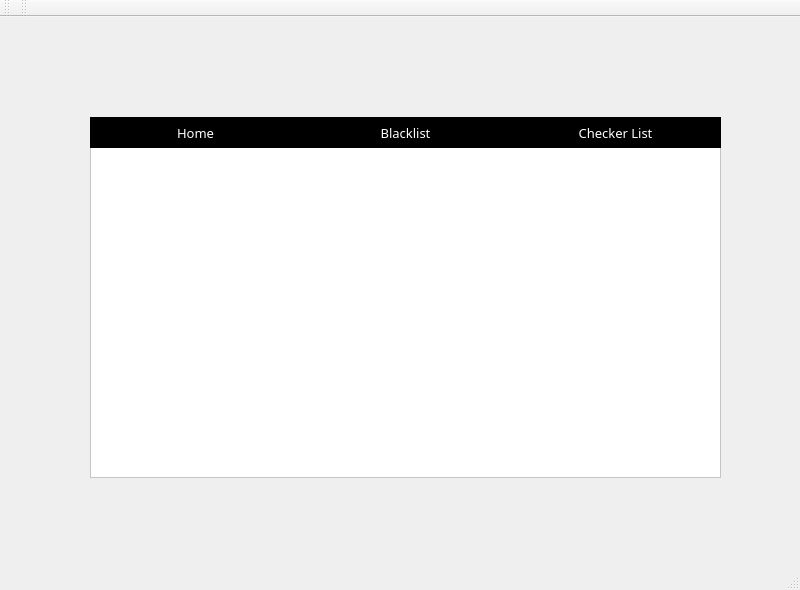
<?xml version="1.0" encoding="UTF-8"?>
<ui version="4.0">
 <class>MainWindow</class>
 <widget class="QMainWindow" name="MainWindow">
  <property name="geometry">
   <rect>
    <x>0</x>
    <y>0</y>
    <width>800</width>
    <height>590</height>
   </rect>
  </property>
  <property name="windowTitle">
   <string>MainWindow</string>
  </property>
  <property name="styleSheet">
   <string notr="true">*{
	font-family:century gothic;
	font-size:13px;
}

QPushButton
{
	color:white;
	background:black;
	border-radius:0px;
}
</string>
  </property>
  <widget class="QWidget" name="centralwidget">
   <widget class="QLabel" name="background">
    <property name="geometry">
     <rect>
      <x>0</x>
      <y>0</y>
      <width>811</width>
      <height>531</height>
     </rect>
    </property>
    <property name="styleSheet">
     <string notr="true">background-image: url(:/background/background.jpeg);</string>
    </property>
    <property name="text">
     <string/>
    </property>
   </widget>
   <widget class="QLabel" name="logo">
    <property name="geometry">
     <rect>
      <x>160</x>
      <y>-50</y>
      <width>471</width>
      <height>211</height>
     </rect>
    </property>
    <property name="styleSheet">
     <string notr="true">image: url(:/logo/piranhaLogo.png);</string>
    </property>
    <property name="text">
     <string/>
    </property>
   </widget>
   <widget class="QFrame" name="frame">
    <property name="geometry">
     <rect>
      <x>90</x>
      <y>100</y>
      <width>631</width>
      <height>361</height>
     </rect>
    </property>
    <property name="styleSheet">
     <string notr="true">QFrame
{
	background:white;
}</string>
    </property>
    <property name="frameShape">
     <enum>QFrame::StyledPanel</enum>
    </property>
    <property name="frameShadow">
     <enum>QFrame::Raised</enum>
    </property>
    <widget class="QPushButton" name="home">
     <property name="geometry">
      <rect>
       <x>0</x>
       <y>0</y>
       <width>211</width>
       <height>31</height>
      </rect>
     </property>
     <property name="text">
      <string>Home</string>
     </property>
    </widget>
    <widget class="QPushButton" name="blacklist">
     <property name="geometry">
      <rect>
       <x>210</x>
       <y>0</y>
       <width>211</width>
       <height>31</height>
      </rect>
     </property>
     <property name="text">
      <string>Blacklist</string>
     </property>
    </widget>
    <widget class="QPushButton" name="checkerlist">
     <property name="geometry">
      <rect>
       <x>420</x>
       <y>0</y>
       <width>211</width>
       <height>31</height>
      </rect>
     </property>
     <property name="text">
      <string>Checker List</string>
     </property>
    </widget>
   </widget>
  </widget>
  <widget class="QMenuBar" name="menubar">
   <property name="geometry">
    <rect>
     <x>0</x>
     <y>0</y>
     <width>800</width>
     <height>22</height>
    </rect>
   </property>
  </widget>
  <widget class="QStatusBar" name="statusbar"/>
  <widget class="QToolBar" name="toolBar">
   <property name="windowTitle">
    <string>toolBar</string>
   </property>
   <attribute name="toolBarArea">
    <enum>TopToolBarArea</enum>
   </attribute>
   <attribute name="toolBarBreak">
    <bool>false</bool>
   </attribute>
  </widget>
  <widget class="QToolBar" name="toolBar_2">
   <property name="windowTitle">
    <string>toolBar_2</string>
   </property>
   <attribute name="toolBarArea">
    <enum>TopToolBarArea</enum>
   </attribute>
   <attribute name="toolBarBreak">
    <bool>false</bool>
   </attribute>
  </widget>
 </widget>
 <resources>
  <include location="background.qrc"/>
  <include location="piranhaLogo.qrc"/>
 </resources>
 <connections/>
</ui>
